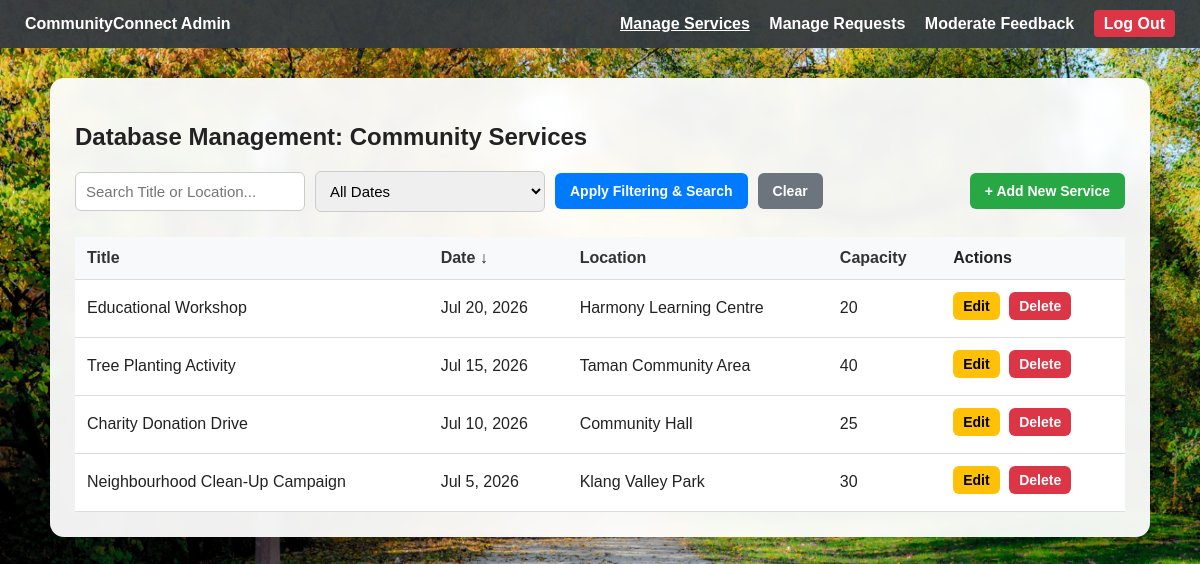
/admin.php (signed in), run on the app's committed database.
### tables this page shows
CREATE TABLE CommunityServices (
    ServiceID INT AUTO_INCREMENT PRIMARY KEY,
    Title VARCHAR(150) NOT NULL,
    Description TEXT NOT NULL,
    EventDate DATE NOT NULL,
    EventStartTime TIME NOT NULL,
    EventEndTime TIME NOT NULL,
    Location VARCHAR(150) NOT NULL,
    Capacity INT NOT NULL,
    AdminID INT,
    CreatedAt TIMESTAMP DEFAULT CURRENT_TIMESTAMP,
    FOREIGN KEY (AdminID) REFERENCES Users(UserID)
);

### admin.php (the view, shortened to what this page needs)
<?php
require 'db_connect.php';
$search = isset($_GET['search']) ? trim($_GET['search']) : '';
$filter = isset($_GET['filter']) ? $_GET['filter'] : 'all';
$sort_col = isset($_GET['sort']) ? $_GET['sort'] : 'EventDate';
$sort_dir = isset($_GET['dir']) && $_GET['dir'] == 'ASC' ? 'ASC' : 'DESC';
$page = isset($_GET['page']) ? intval($_GET['page']) : 1;
$limit = 5;
$sql_where = "WHERE 1=1 ";
$offset = ($page - 1) * $limit;
$sql = "SELECT * FROM CommunityServices $sql_where ORDER BY $sort_col $sort_dir LIMIT $limit OFFSET $offset";
$result = $conn->query($sql);
function build_url($updates) {
    $params = $_GET;
    foreach($updates as $key => $value) { $params[$key] = $value; }
    return '?' . http_build_query($params);
}
?>
<!DOCTYPE html>
<html lang="en">
<head>
    <link rel="stylesheet" href="style.css">
</head>
<body>
<div class="navbar admin">
    <div><strong>CommunityConnect Admin</strong></div>
    <div>
        <a href="admin.php" style="text-decoration: underline;">Manage Services</a>
        <a href="manage_requests.php">Manage Requests</a>
        <a href="moderate_feedback.php">Moderate Feedback</a>
        <a href="logout.php" style="background: #dc3545; padding: 5px 10px; border-radius: 4px;">Log Out</a>
    </div>
</div>
<div class="container">
    <h2>Database Management: Community Services</h2>
    <div class="controls">
        <form action="admin.php" method="GET">
            <input type="text" name="search" placeholder="Search Title or Location..." value="<?php echo htmlspecialchars($search); ?>">
            <select name="filter">
                <option value="all" <?php if($filter == 'all') echo 'selected'; ?>>All Dates</option>
            </select>
            <button type="submit" class="btn-primary">Apply Filtering & Search</button>
            <a href="admin.php" class="btn-secondary">Clear</a>
        </form>
        <a href="admin.php?action=add" class="btn-success">+ Add New Service</a>
    </div>
    <table>
        <thead>
            <tr>
                <?php $next_dir = ($sort_dir == 'ASC') ? 'DESC' : 'ASC'; ?>
                <th><a href="<?php echo build_url(['sort'=>'Title', 'dir'=>$next_dir]); ?>">Title <?php if($sort_col=='Title') echo ($sort_dir=='ASC')?'&uarr;':'&darr;'; ?></a></th>
                <th><a href="<?php echo build_url(['sort'=>'EventDate', 'dir'=>$next_dir]); ?>">Date <?php if($sort_col=='EventDate') echo ($sort_dir=='ASC')?'&uarr;':'&darr;'; ?></a></th>
                <th><a href="<?php echo build_url(['sort'=>'Location', 'dir'=>$next_dir]); ?>">Location <?php if($sort_col=='Location') echo ($sort_dir=='ASC')?'&uarr;':'&darr;'; ?></a></th>
                <th><a href="<?php echo build_url(['sort'=>'Capacity', 'dir'=>$next_dir]); ?>">Capacity <?php if($sort_col=='Capacity') echo ($sort_dir=='ASC')?'&uarr;':'&darr;'; ?></a></th>
                <th>Actions</th>
            </tr>
        </thead>
        <tbody>
            <?php
            if ($result->num_rows > 0) {
                while($row = $result->fetch_assoc()) {
                    echo "<tr>";
                    echo "<td>" . htmlspecialchars($row['Title']) . "</td>";
                    echo "<td>" . date("M j, Y", strtotime($row['EventDate'])) . "</td>";
                    echo "<td>" . htmlspecialchars($row['Location']) . "</td>";
                    echo "<td>" . $row['Capacity'] . "</td>";
                    echo "<td>
                            <a href='admin.php?action=edit&id=" . $row['ServiceID'] . "' class='btn-warning'>Edit</a>
                            <a href='admin.php?delete=" . $row['ServiceID'] . "' class='btn-danger' onclick=\"return confirm('Confirm deletion from database?');\">Delete</a>
                          </td>";
                    echo "</tr>";
                }
            } else {
                echo "<tr><td colspan='5' style='text-align: center;'>No community services found in the database.</td></tr>";
            }
            ?>
        </tbody>
    </table>
</div>
</body>
</html>

### style.css (style rules this page uses)
* { box-sizing: border-box; }
body { font-family: Arial, sans-serif; margin: 0; color: #222; background-image: url("images/image3.jpg"); background-size: cover; background-position: center; background-repeat: no-repeat; background-attachment: fixed; }
.navbar { background-color: rgba(0, 123, 255, 0.95); padding: 15px 25px; color: white; display: flex; justify-content: space-between; align-items: center; }
.navbar.admin { background-color: rgba(52, 58, 64, 0.95); }
.navbar a { color: white; text-decoration: none; margin-left: 15px; font-weight: bold; }
.container { max-width: 1100px; margin: 30px auto; background: rgba(255, 255, 255, 0.94); padding: 25px; border-radius: 14px; box-shadow: 0 8px 25px rgba(0, 0, 0, 0.18); backdrop-filter: blur(6px); overflow-x: auto; }
input, textarea, select { width: 100%; padding: 10px; margin-top: 6px; margin-bottom: 12px; border: 1px solid #ccc; border-radius: 6px; font-size: 15px; }
button, .btn, .btn-primary, .btn-success, .btn-danger, .btn-warning, .btn-secondary, .btn-view, .btn-join, .btn-back, .btn-feedback, .btn-approve, .btn-reject { display: inline-block; padding: 10px 15px; border: none; border-radius: 6px; cursor: pointer; font-weight: bold; text-decoration: none; text-align: center; font-size: 14px; }
button, .btn-primary { background-color: #007BFF; color: white; }
.btn-success { background-color: #28a745; color: white; }
.btn-danger { background-color: #dc3545; color: white; }
.btn-warning { background-color: #ffc107; color: black; }
.btn-secondary { background-color: #6c757d; color: white; }
td .btn-warning, td .btn-danger, td .btn-success, td .btn-secondary { padding: 6px 10px; font-size: 14px; margin-right: 5px; margin-bottom: 5px; }
table { width: 100%; border-collapse: collapse; margin-top: 20px; background: white; }
th, td { padding: 12px; text-align: left; border-bottom: 1px solid #ddd; }
th { background-color: #f8f9fa; }
th a { color: #333; text-decoration: none; }
.controls { display: flex; justify-content: space-between; align-items: center; gap: 15px; margin-bottom: 25px; }
.controls form { display: flex; align-items: center; gap: 10px; flex-wrap: wrap; margin-bottom: 0; }
.controls input, .controls select { width: 230px; margin: 0; }
.controls button { width: auto; white-space: nowrap; }
.controls .btn-secondary, .controls .btn-success { white-space: nowrap; }

### data on the page
communityservices: Title "Educational Workshop", EventDate "Jul 20, 2026", Location "Harmony Learning Centre", Capacity "20"
communityservices: Title "Tree Planting Activity", EventDate "Jul 15, 2026", Location "Taman Community Area", Capacity "40"
communityservices: Title "Charity Donation Drive", EventDate "Jul 10, 2026", Location "Community Hall", Capacity "25"
communityservices: Title "Neighbourhood Clean-Up Campaign", EventDate "Jul 5, 2026", Location "Klang Valley Park", Capacity "30"
